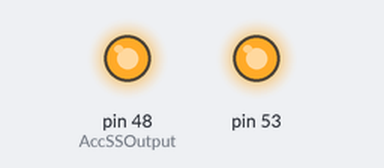
Simulated run of this sketch. Board: Arduino Mega 2560, built with avr-gcc and run on an emulated ATmega2560. Parts: output pins drawn as LEDs (lit = HIGH). What the sketch prints to the serial monitor is not drawn.

Above: at 0.1 s.
Timing chart, 0 to 1.6 s (numbered marks = the images above):
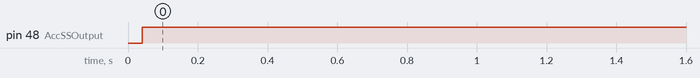

Measured:
- by itself, pin 48 (AccSSOutput): LOW → HIGH at 0.04 s

The sketch:

acc_test.ino
```cpp
#include <Streaming.h>
#include <SPI.h>


#define AccSSOutput() DDRL |= 1<<1 //this is the same as pinMode(48,OUTPUT)
#define AccSSHigh() PORTL |= 1<<1 //this is like digitalWrite(48,HIGH) but faster
#define AccSSLow() PORTL &= ~(1<<1)

//general SPI defines
#define READ 0x80
#define WRITE 0x00
#define MULTI 0x40
#define SINGLE 0x00

//acc defines - Analog Devices ADXL345
#define BW_RATE 0x2C
#define POWER_CTL 0x2D
#define DATA_FORMAT 0x31
#define DATAX0 0x32


//sensor related vars
typedef union{
  struct{
    int16_t x;
    int16_t y;
    int16_t z;
  }
  v;
  uint8_t buffer[6];
}
Sensor_t;

Sensor_t acc;


void setup(){


  Serial.begin(115200);
  SPI.begin();
  SPI.setBitOrder(MSBFIRST);
  SPI.setClockDivider(SPI_CLOCK_DIV2);
  SPI.setDataMode(SPI_MODE3);
  AccSSOutput();//this was moved from the init
  AccSSHigh();//if high isn't written to both devices befor config
  AccSSLow();
  SPI.transfer(WRITE | SINGLE | BW_RATE);
  SPI.transfer(0x0C);
  AccSSHigh();

  AccSSLow();
  SPI.transfer(WRITE | SINGLE | POWER_CTL);
  SPI.transfer(0x08);//start measurment
  AccSSHigh();

  AccSSLow();
  SPI.transfer(WRITE | SINGLE | DATA_FORMAT);
  SPI.transfer(0x0B);//full resolution + / - 16g
  AccSSHigh();
}

void loop(){
  GetAcc();
  Serial<<acc.v.x<<","<<acc.v.y<<","<<acc.v.z<<"\r\n";
  delay(100);
}

void GetAcc(){
  SPI.setDataMode(SPI_MODE3);
  AccSSLow();
  SPI.transfer(DATAX0 | READ | MULTI);
  for (uint8_t i = 0; i < 6; i++){//the endianness matches as does the axis order
    acc.buffer[i] = SPI.transfer(0x00);
  }
  AccSSHigh();

  acc.v.y *= -1;
  acc.v.z *= -1;

}
```
